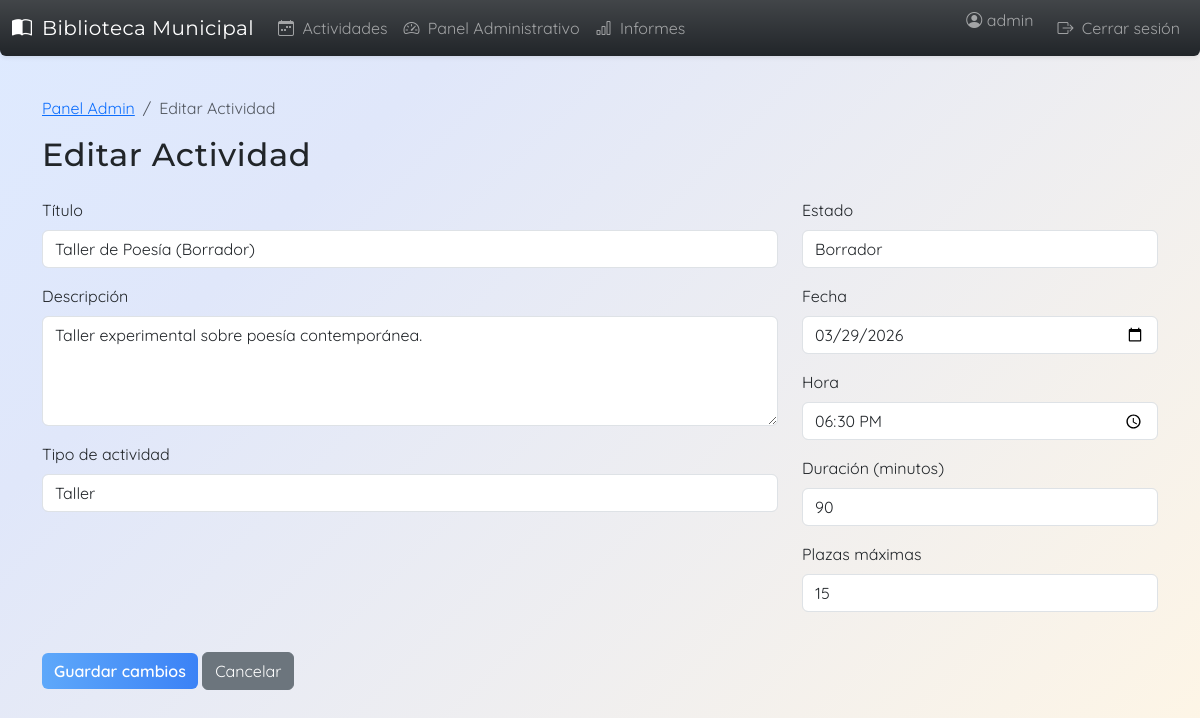
The app's page /admin/activity/10/edit (signed in) with its own data.
### app/models/user.py (models this page shows, shortened)
class User(db.Model, UserMixin):
    id = db.Column(db.Integer, primary_key=True)
    username = db.Column(db.String(100), unique=True, nullable=False)
    password_hash = db.Column(db.String(255), nullable=False)
    role = db.Column(db.String(50), nullable=False)
    name = db.Column(db.String(200), nullable=True)  # Full name for normal users
    email = db.Column(db.String(200), unique=True, nullable=True)  # Email for normal users
    phone = db.Column(db.String(20), nullable=True)  # Phone for normal users

### app/models/activity.py (models this page shows, shortened)
class Activity(db.Model):
    id = db.Column(db.Integer, primary_key=True)
    title = db.Column(db.String(200), nullable=False)
    description = db.Column(db.Text)
    type = db.Column(db.String(100))  # Tipo de actividad (taller, club de lectura, etc.)
    date = db.Column(db.Date, nullable=False)
    time = db.Column(db.String(10))  # Hora (formato HH:MM)
    duration = db.Column(db.Integer)  # Duración en minutos
    max_slots = db.Column(db.Integer, nullable=False)
    status = db.Column(db.String(50), default="borrador")
    created_at = db.Column(db.DateTime, default=datetime.utcnow)
    updated_at = db.Column(db.DateTime, default=datetime.utcnow, onupdate=datetime.utcnow)
    enrollments = db.relationship('Enrollment', backref='activity', lazy=True, cascade='all, delete-orphan')

### app/routes/admin.py (the view, shortened to what this page needs)
@admin_bp.route("/activity/<int:activity_id>/edit", methods=["GET", "POST"])
@login_required
@admin_required
def edit_activity(activity_id):
    activity = Activity.query.get_or_404(activity_id)
    return render_template("admin/edit_activity.html", activity=activity)

### app/routes/admin.py (called while the page is built)
def admin_required(f):
    @wraps(f)
    def decorated_function(*args, **kwargs):
        if not current_user.is_authenticated or current_user.role != 'admin':
            flash('No tienes permisos para acceder a esta página', 'error')
            return redirect(url_for('activities.index'))
        return f(*args, **kwargs)
    return decorated_function

### app/templates/admin/edit_activity.html (shortened to what this page needs)
{% extends "base.html" %}
{% block content %}
<nav aria-label="breadcrumb">
    <ol class="breadcrumb">
        <li class="breadcrumb-item"><a href="{{ url_for('admin.dashboard') }}">Panel Admin</a></li>
        <li class="breadcrumb-item active">Editar Actividad</li>
    </ol>
</nav>
<h2>Editar Actividad</h2>
<form method="POST" class="mt-4">
    <div class="row">
        <div class="col-md-8">
            <div class="mb-3">
                <label class="form-label">Título</label>
                <input type="text" name="title" class="form-control"
                       value="{{ activity.title }}" required>
            </div>
            <div class="mb-3">
                <label class="form-label">Descripción</label>
                <textarea name="description" class="form-control" rows="4">{{ activity.description or '' }}</textarea>
            </div>
            <div class="mb-3">
                <label class="form-label">Tipo de actividad</label>
                <select name="type" class="form-control">
                    <option value="taller" {% if activity.type == 'taller' %}selected{% endif %}>Taller</option>
                </select>
            </div>
        </div>
        <div class="col-md-4">
            <div class="mb-3">
                <label class="form-label">Estado</label>
                <select name="status" class="form-control" required>
                    <option value="borrador" {% if activity.status == 'borrador' %}selected{% endif %}>Borrador</option>
                </select>
            </div>
            <div class="mb-3">
                <label class="form-label">Fecha</label>
                <input type="date" name="date" class="form-control"
                       value="{{ activity.date }}" required>
            </div>
            <div class="mb-3">
                <label class="form-label">Hora</label>
                <input type="time" name="time" class="form-control"
                       value="{{ activity.time or '' }}">
            </div>
            <div class="mb-3">
                <label class="form-label">Duración (minutos)</label>
                <input type="number" name="duration" class="form-control"
                       value="{{ activity.duration or '' }}" placeholder="60">
            </div>
            <div class="mb-3">
                <label class="form-label">Plazas máximas</label>
                <input type="number" name="max_slots" class="form-control"
                       value="{{ activity.max_slots }}" required min="1">
            </div>
        </div>
    </div>
    <div class="mt-4">
        <button type="submit" class="btn btn-primary">Guardar cambios</button>
        <a href="{{ url_for('admin.dashboard') }}" class="btn btn-secondary">Cancelar</a>
    </div>
</form>
{% endblock %}

### app/templates/base.html (shortened to what this page needs)
<!DOCTYPE html>
<html lang="es">
<head>
    <link href="https://cdn.jsdelivr.net/npm/bootstrap@5.3.2/dist/css/bootstrap.min.css" rel="stylesheet">
    <link href="https://cdn.jsdelivr.net/npm/bootstrap-icons@1.11.3/font/bootstrap-icons.css" rel="stylesheet">
    <link href="{{ url_for('static', filename='styles.css') }}" rel="stylesheet">
</head>
<body>
<nav class="navbar navbar-expand-lg navbar-dark bg-dark bg-gradient shadow-sm mb-4 rounded-bottom">
    <div class="container-fluid">
        <a class="navbar-brand" href="{{ url_for('activities.index') }}">
            <i class="bi bi-book-half me-1"></i> Biblioteca Municipal
        </a>
        <div class="collapse navbar-collapse" id="navbarNav">
            <ul class="navbar-nav me-auto">
                <li class="nav-item">
                    <a class="nav-link" href="{{ url_for('activities.index') }}"><i class="bi bi-calendar-week me-1"></i> Actividades</a>
                </li>
                {% if current_user.is_authenticated %}
                <li class="nav-item">
                    <a class="nav-link" href="{{ url_for('admin.dashboard') }}"><i class="bi bi-speedometer2 me-1"></i> Panel Administrativo</a>
                </li>
                <li class="nav-item">
                    <a class="nav-link" href="{{ url_for('admin.reports') }}"><i class="bi bi-bar-chart me-1"></i> Informes</a>
                </li>
                {% endif %}
            </ul>
            <ul class="navbar-nav">
                {% if current_user.is_authenticated %}
                <li class="nav-item">
                    <span class="navbar-text me-3">
                        <i class="bi bi-person-circle"></i> {{ current_user.username }}
                    </span>
                </li>
                <li class="nav-item">
                    <a class="nav-link" href="{{ url_for('auth.logout') }}"><i class="bi bi-box-arrow-right me-1"></i> Cerrar sesión</a>
                </li>
                {% else %}
                <li class="nav-item">
                    <a class="nav-link" href="{{ url_for('auth.login') }}"><i class="bi bi-box-arrow-in-right me-1"></i> Iniciar sesión</a>
                </li>
                {% endif %}
            </ul>
        </div>
    </div>
</nav>
<div class="container py-3">
    {% block content %}{% endblock %}
</div>
</body>
</html>

### app/static/styles.css (style rules this page uses)
body { background-attachment: fixed; }
.btn-primary { background: linear-gradient(90deg,#5ea8fa 0,#3b82f6 100%); border: none; color: #fff; font-weight: 600; transition: box-shadow .15s,background .23s,transform .12s; }
h1, h2, h3, .navbar-brand { font-family: 'Montserrat', Arial, sans-serif; letter-spacing: .02em; }
a, .nav-link { transition: color .17s; }

### app/templates/base.html (style rules this page uses)
body { font-family: 'Quicksand', 'Montserrat', Arial, sans-serif; background: linear-gradient(135deg, #deeaff 0%, #e0e7fa 25%, #fff6e5 100%); min-height: 100vh; margin: 0; animation: fadeInBody 1.2s; }

### records on screen
User: username "admin"
Activity: title "Taller de Poesía (Borrador)", description "Taller experimental sobre poesía contemporánea.", type "Taller", status "Borrador", date "03/29/2026", time "18:30", duration "90", max_slots "15"
